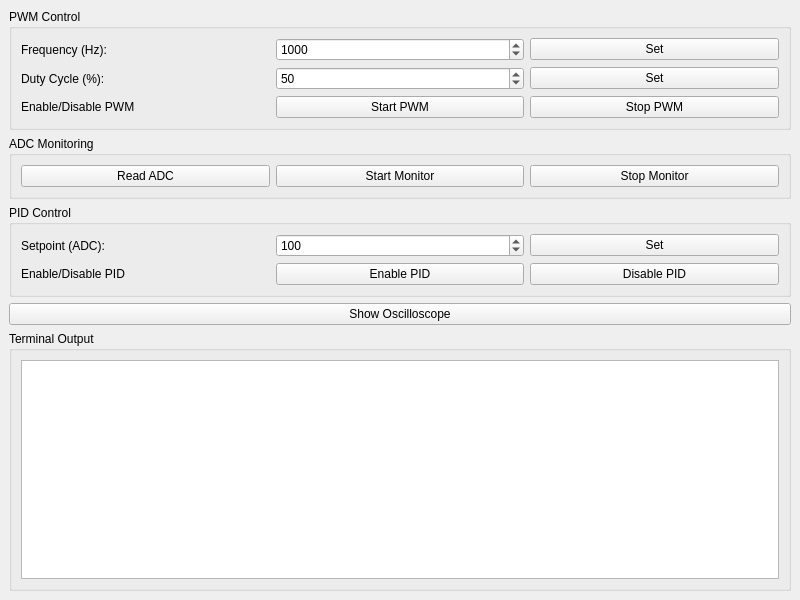
<?xml version="1.0" encoding="UTF-8"?>
<ui version="4.0">
 <class>MainWindow</class>
 <widget class="QMainWindow" name="MainWindow">
  <property name="geometry">
   <rect>
    <x>0</x>
    <y>0</y>
    <width>800</width>
    <height>600</height>
   </rect>
  </property>
  <property name="windowTitle">
   <string>PWM PID Controller</string>
  </property>
  <widget class="QWidget" name="centralwidget">
   <layout class="QVBoxLayout">
    <item>
     <widget class="QGroupBox" name="pwmGroup">
      <property name="title">
       <string>PWM Control</string>
      </property>
      <layout class="QGridLayout">
       <item row="0" column="0">
        <widget class="QLabel" name="label">
         <property name="text">
          <string>Frequency (Hz):</string>
         </property>
        </widget>
       </item>
       <item row="0" column="1">
        <widget class="QSpinBox" name="freqSpin">
         <property name="maximum">
          <number>5000</number>
         </property>
         <property name="value">
          <number>1000</number>
         </property>
        </widget>
       </item>
       <item row="0" column="2">
        <widget class="QPushButton" name="setFreqBtn">
         <property name="text">
          <string>Set</string>
         </property>
        </widget>
       </item>
       <item row="1" column="0">
        <widget class="QLabel" name="label">
         <property name="text">
          <string>Duty Cycle (%):</string>
         </property>
        </widget>
       </item>
       <item row="1" column="1">
        <widget class="QSpinBox" name="dutySpin">
         <property name="maximum">
          <number>100</number>
         </property>
         <property name="value">
          <number>50</number>
         </property>
        </widget>
       </item>
       <item row="1" column="2">
        <widget class="QPushButton" name="setDutyBtn">
         <property name="text">
          <string>Set</string>
         </property>
        </widget>
       </item>
       <item row="2" column="2">
        <widget class="QPushButton" name="stopPWMBtn">
         <property name="text">
          <string>Stop PWM</string>
         </property>
        </widget>
       </item>
       <item row="2" column="1">
        <widget class="QPushButton" name="startPWMBtn">
         <property name="text">
          <string>Start PWM</string>
         </property>
        </widget>
       </item>
       <item row="2" column="0">
        <widget class="QLabel" name="label_3">
         <property name="text">
          <string>Enable/Disable PWM</string>
         </property>
        </widget>
       </item>
      </layout>
     </widget>
    </item>
    <item>
     <widget class="QGroupBox" name="adcGroup">
      <property name="title">
       <string>ADC Monitoring</string>
      </property>
      <layout class="QHBoxLayout">
       <item>
        <widget class="QPushButton" name="readADCBtn">
         <property name="text">
          <string>Read ADC</string>
         </property>
        </widget>
       </item>
       <item>
        <widget class="QPushButton" name="startMonitorBtn">
         <property name="text">
          <string>Start Monitor</string>
         </property>
        </widget>
       </item>
       <item>
        <widget class="QPushButton" name="stopMonitorBtn">
         <property name="text">
          <string>Stop Monitor</string>
         </property>
        </widget>
       </item>
      </layout>
     </widget>
    </item>
    <item>
     <widget class="QGroupBox" name="pidGroup">
      <property name="title">
       <string>PID Control</string>
      </property>
      <layout class="QGridLayout">
       <item row="0" column="0">
        <widget class="QLabel" name="label">
         <property name="text">
          <string>Setpoint (ADC):</string>
         </property>
        </widget>
       </item>
       <item row="0" column="1">
        <widget class="QSpinBox" name="setpointSpin">
         <property name="maximum">
          <number>1023</number>
         </property>
         <property name="value">
          <number>100</number>
         </property>
        </widget>
       </item>
       <item row="0" column="2">
        <widget class="QPushButton" name="setSetpointBtn">
         <property name="text">
          <string>Set</string>
         </property>
        </widget>
       </item>
       <item row="1" column="2">
        <widget class="QPushButton" name="disablePIDBtn">
         <property name="text">
          <string>Disable PID</string>
         </property>
        </widget>
       </item>
       <item row="1" column="1">
        <widget class="QPushButton" name="enablePIDBtn">
         <property name="text">
          <string>Enable PID</string>
         </property>
        </widget>
       </item>
       <item row="1" column="0">
        <widget class="QLabel" name="label_2">
         <property name="text">
          <string>Enable/Disable PID</string>
         </property>
        </widget>
       </item>
      </layout>
     </widget>
    </item>
    <item>
     <widget class="QPushButton" name="showScopeBtn">
      <property name="text">
       <string>Show Oscilloscope</string>
      </property>
     </widget>
    </item>
    <item>
     <widget class="QGroupBox" name="terminalGroup">
      <property name="title">
       <string>Terminal Output</string>
      </property>
      <layout class="QVBoxLayout">
       <item>
        <widget class="QPlainTextEdit" name="terminalText">
         <property name="readOnly">
          <bool>true</bool>
         </property>
        </widget>
       </item>
      </layout>
     </widget>
    </item>
   </layout>
  </widget>
 </widget>
 <resources/>
 <connections/>
</ui>
